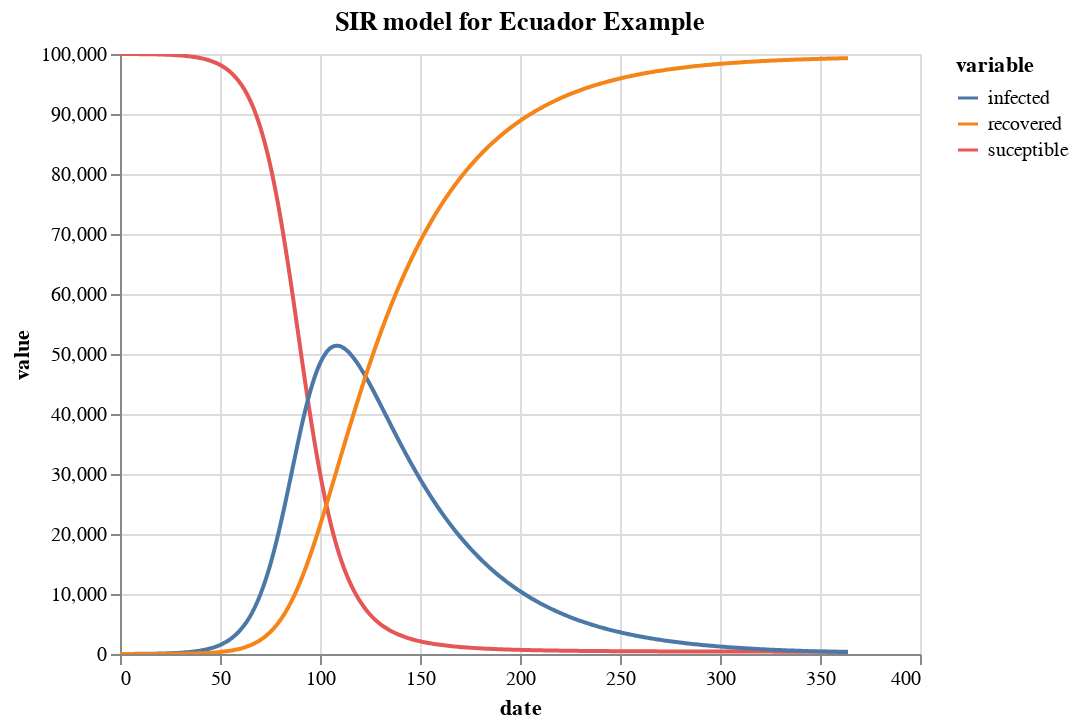

Notebook code for this chart:
### Markdown cell above
Con este conjunto de datos, podemos obtener la gráfica que se presenta a continuación, nos podemos dar cuenta que el número de infectados llego a un pique de 50000 personas, sin embargo a medida que los infectados han ido bajando los recuperados han aumentado y por ende los suceptibles bajando por lo que existe lógica en lo planteado, sin embargo, se deben realizar más experimentos con el fin de que la curva de infectados se aplane mejor, sin embargo, no podemos hacer tantas pruebas debido a que la optimización de beta y gamma es costoso computacionalmente.

### Code cell
alt.Chart(df.melt('date')).mark_line().encode(
    x='date',
    y=alt.Y('value'),
    color='variable'
).properties(
    title='SIR model for Ecuador Example'
).interactive()

### Figure 1 — Vega-Lite specification as saved in the notebook (floating-point values rounded to 4 significant figures; data arrays with more than 128 entries replaced by an {"elided": "..."} marker saying what was removed)
{"config": {"view": {"continuousWidth": 400, "continuousHeight": 300}}, "data": {"name": "data-53936e20efd6387dc63d0dc014b27cec"}, "mark": "line", "encoding": {"color": {"type": "nominal", "field": "variable"}, "x": {"type": "quantitative", "field": "date"}, "y": {"type": "quantitative", "field": "value"}}, "selection": {"selector027": {"type": "interval", "bind": "scales", "encodings": ["x", "y"]}}, "title": "SIR model for Ecuador Example", "$schema": "https://vega.github.io/schema/vega-lite/v4.8.1.json", "datasets": {"data-53936e20efd6387dc63d0dc014b27cec": {"elided": "1095 records"}}}
